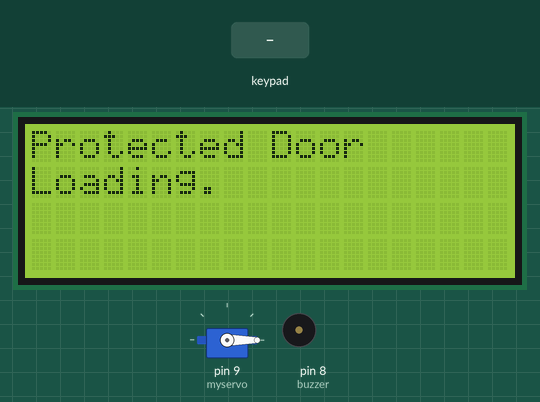
A sketch run on a simulated Arduino Uno, built with avr-gcc and run on an emulated ATmega328P. Parts: servo, 20×4 character LCD, buzzer (waves = sounding). The inputs (shaded band) are chosen by the test bench.

Above: at 1.1 s.
At 10.2 s:
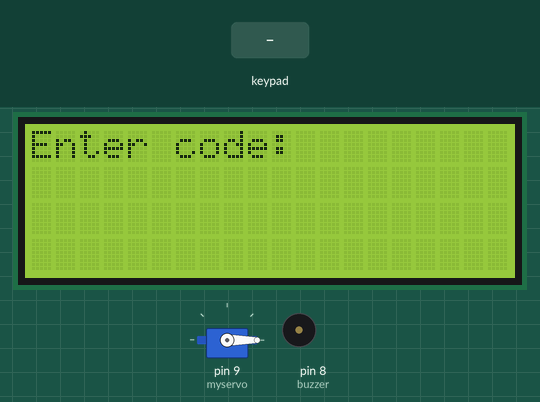
10.3 s: keypad keys 1 2 A 4 5 pressed 0.4 s apart
At 12.8 s:
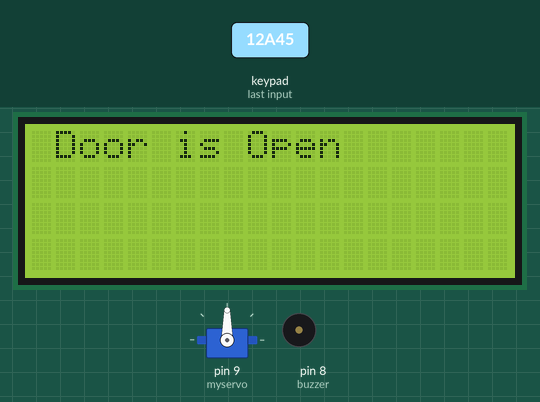
At 19.3 s:
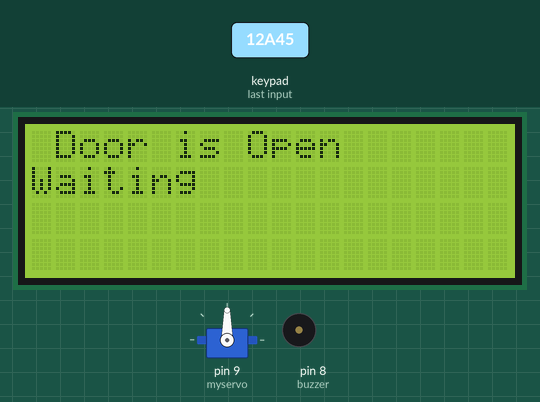
Timing chart, 0 to 30.4 s (numbered marks = the images above; inputs shaded):
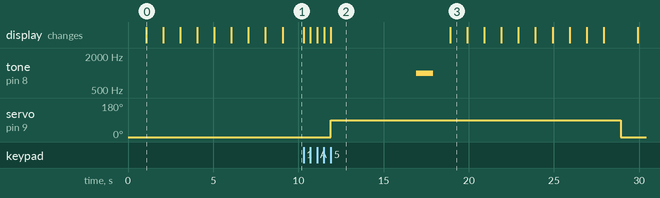

The sketch:

Project_Source_Code.ino
```cpp
#include <Keypad.h>
#include <LiquidCrystal.h>
#include <Servo.h>

#define Password_Length 6

Servo myservo;
LiquidCrystal lcd(A0, A1, A2, A3, A4, A5); // Adjust pin numbers based on your LCD connections


const int buzzer = 8; // Adjust pin number based on your buzzer connection

char Data[Password_Length];
char Master[Password_Length] = "12A45";
byte data_count = 0, master_count = 0;

bool Pass_is_good;
bool door = false;
char customKey;


const byte ROWS = 4;
const byte COLS = 4;
char keys[ROWS][COLS] = {
  {'1', '2', '3', 'A'},
  {'4', '5', '6', 'B'},
  {'7', '8', '9', 'C'},
  {'*', '0', '#', 'D'}
};


byte rowPins[ROWS] = {0, 1, 2, 3}; // Adjust pin numbers based on your keypad connections
byte colPins[COLS] = {4, 5, 6, 7}; // Adjust pin numbers based on your keypad connections

Keypad customKeypad( makeKeymap(keys), rowPins, colPins, ROWS, COLS);

void setup()
{
  pinMode(buzzer, OUTPUT);
  myservo.attach(9); // Adjust pin number based on your servo connection
  ServoClose();
  lcd.begin(20, 4); // Adjust column and row numbers based on your LCD size
  lcd.print("Protected Door");
  loading("Loading");
  lcd.clear();
}

void loop()
{
  if (door == true)
  {
    customKey = customKeypad.getKey();
    if (customKey == '#')
    {
      lcd.clear();
      ServoClose();
      lcd.print("Door is closed");
      delay(3000);
      door = false;
    }
  }
  else
    Open();
}

void loading (char msg[]) {
  lcd.setCursor(0, 1);
  lcd.print(msg);

  for (int i = 0; i < 9; i++) {
    delay(1000);
    lcd.print(".");
  }
}

void clearData()
{
  while (data_count != 0)
  {
    Data[data_count--] = 0;
  }
  return;
}

void ServoClose()
{
  for (int pos = 90; pos >= 0; pos -= 10) {
    myservo.write(pos);
  }
}

void ServoOpen()
{
  for (int pos = 0; pos <= 90; pos += 10) {
    myservo.write(pos);
  }
}

void Open()
{
  lcd.setCursor(0, 0);
  lcd.print("Enter code:");

  customKey = customKeypad.getKey();
  if (customKey)
  {
    // Print asterisk (*) on LCD instead of actual character
    lcd.setCursor(data_count, 1);
    lcd.print('*');

    Data[data_count] = customKey;
    data_count++;
  }

  if (data_count == Password_Length - 1)
  {
    if (!strcmp(Data, Master))
    {
      lcd.clear();
      ServoOpen();
      lcd.print(" Door is Open ");
      door = true;
      delay(5000);
      tone(buzzer, 1000); //  1KHz sound signal
      delay(1000);        // ...for 1 sec
      noTone(buzzer);     // Stop sound...
      delay(1000);
      loading("Waiting");
      lcd.clear();
      lcd.print(" Time is up! ");
      delay(1000);
      ServoClose();
      door = false;
    }
    else
    {
      lcd.clear();
      tone(buzzer, 1000);
      lcd.print(" Wrong Password ");
      delay(30000);
      noTone(buzzer);
      door = false;
    }
    delay(1000);
    lcd.clear();
    clearData();
  }
}
```

Measured:
- after the input at 10.3 s, tone on pin 8 (buzzer): silent → 1000 Hz after 6.6 s, → silent 1.0 s later; servo on pin 9 (myservo): 0° → 90° after 1.6 s, → 0° 17.0 s later; the display: first changes at once (image 2 shows a later state)
- what the display in image 2 shows lasts 7.0 s, from 11.9 s to 18.9 s
